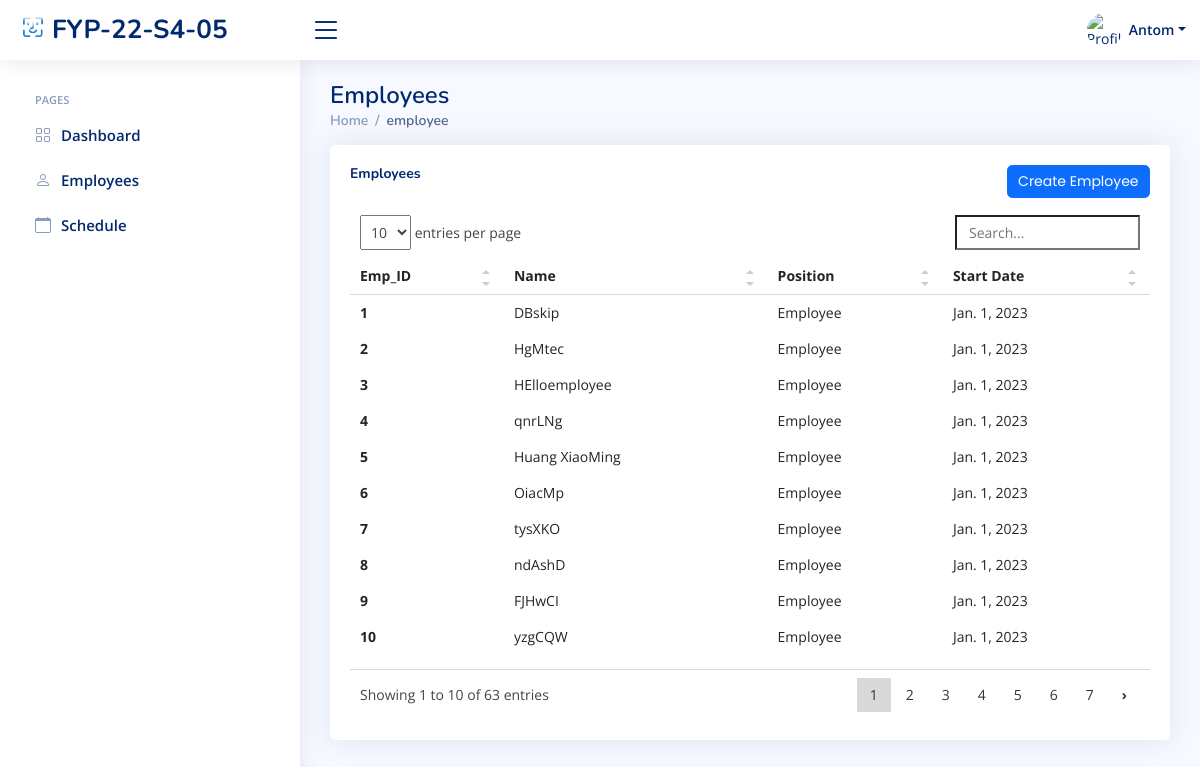
Before: /sys_admin/view_employees/ (signed in) with the older database file.
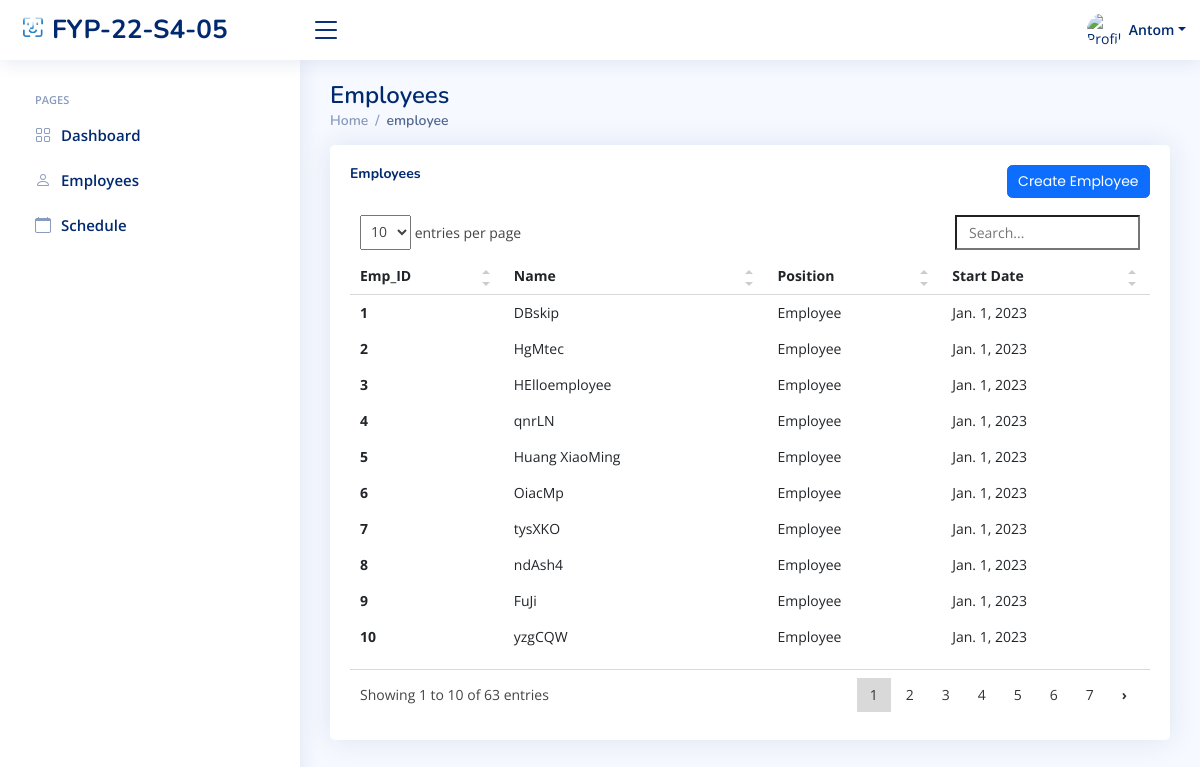
After: the same page with the newer database file.
### index/models.py (models this page shows, shortened)
class Employee(models.Model):
	Employee_ID = models.IntegerField(primary_key=True)
	Full_Name = models.CharField(max_length=100)
	Job_Title = models.CharField(max_length=100)
	Phone_Number = models.CharField(max_length=100)
	salt = models.CharField(max_length=50, null=True)
	Email_Address = models.EmailField()
	Role = models.ForeignKey(Role, on_delete=models.CASCADE)
	Profile_Image = models.ImageField(null=True,blank=True, upload_to='profile_pics/')
	Password = models.CharField(max_length=256)
	Start_Date = models.DateField(auto_now_add=True)

class Role(models.Model):
	Role_ID = models.IntegerField(primary_key=True)
	Role_Name = models.CharField(max_length=100)

### index/views/sys_admin.py (the view)
# urls.py: path('sys_admin/view_employees/', sys_admin.sys_admin_view_employees, name='sys_admin_view_employees'),
def sys_admin_view_employees(request):
	currentEmployee = Employee.objects.get(Employee_ID=request.session['Employee_ID'])
	Title = 'Admin View Employees Page'
	allEmployees = Employee.objects.all()
	context = {
		'Employee_ID': currentEmployee.Employee_ID,
		'Full_Name': currentEmployee.Full_Name,
		'Role': currentEmployee.Role.Role_Name,
		'PFP': currentEmployee.Profile_Image.url,
		'Employees': allEmployees,
		'title': Title,
	}
	return render(request, 'sys_admin/sys_admin_view_employees.html', context)

### templates/sys_admin/sys_admin_view_employees.html (shortened to what this page needs)
{% extends "index/base.html" %}
{% load static %}
{% block content %}
{% include 'sys_admin/sys_admin_base.html' %}
  <main id="main" class="main">
    <div class="pagetitle">
      <h1>Employees</h1>
      <nav>
        <ol class="breadcrumb">
          <li class="breadcrumb-item"><a href="{% url 'sys_admin_home' %}">Home</a></li>
          <li class="breadcrumb-item active">employee</li>
        </ol>
      </nav>
    </div>
    <section class="section">
      <div class="row">
        <div class="col-lg-12">
          <div class="card recent-sales overflow-auto">
            <div class="card-body">
              <div class="col-lg-12 align-items-center justify-content-center card-title">
                <h5 class="float-start"><b>Employees</b></h5>
                <a href="{% url 'sys_admin_create_user' %}" class="btn btn-primary float-end">Create Employee</a>
                <br>
              </div>
              <table class="table table-borderless table-hover datatable">
                <thead>
                  <tr>
                    <th scope="col">Emp_ID</th>
                    <th scope="col">Name</th>
                    <th scope="col">Position</th>
                    <th scope="col">Start Date</th>
                  </tr>
                </thead>
                <tbody>
                  {% for employee in Employees %}
                    <tr class="tr" onclick='setGetParameter( "{{ employee.Employee_ID}} ")'>
                      <th scope="row">{{ employee.Employee_ID }}</th>
                      <td>{{ employee.Full_Name }}</td>
                      <td>{{ employee.Role.Role_Name }}</td>
                      <td>{{ employee.Start_Date }}</td>
                    </tr>
                  {% endfor %}
                </tbody>
              </table>
            </div>
          </div>
        </div>
      </div>
    </section>
  </main>
{% endblock content %}

Changed rows visible on the page:
changed Employee id 4: Full_Name "qnrLNg" → "qnrLN"
changed Employee id 8: Full_Name "ndAshD" → "ndAsh4"
changed Employee id 9: Full_Name "FJHwCI" → "FuJi"
